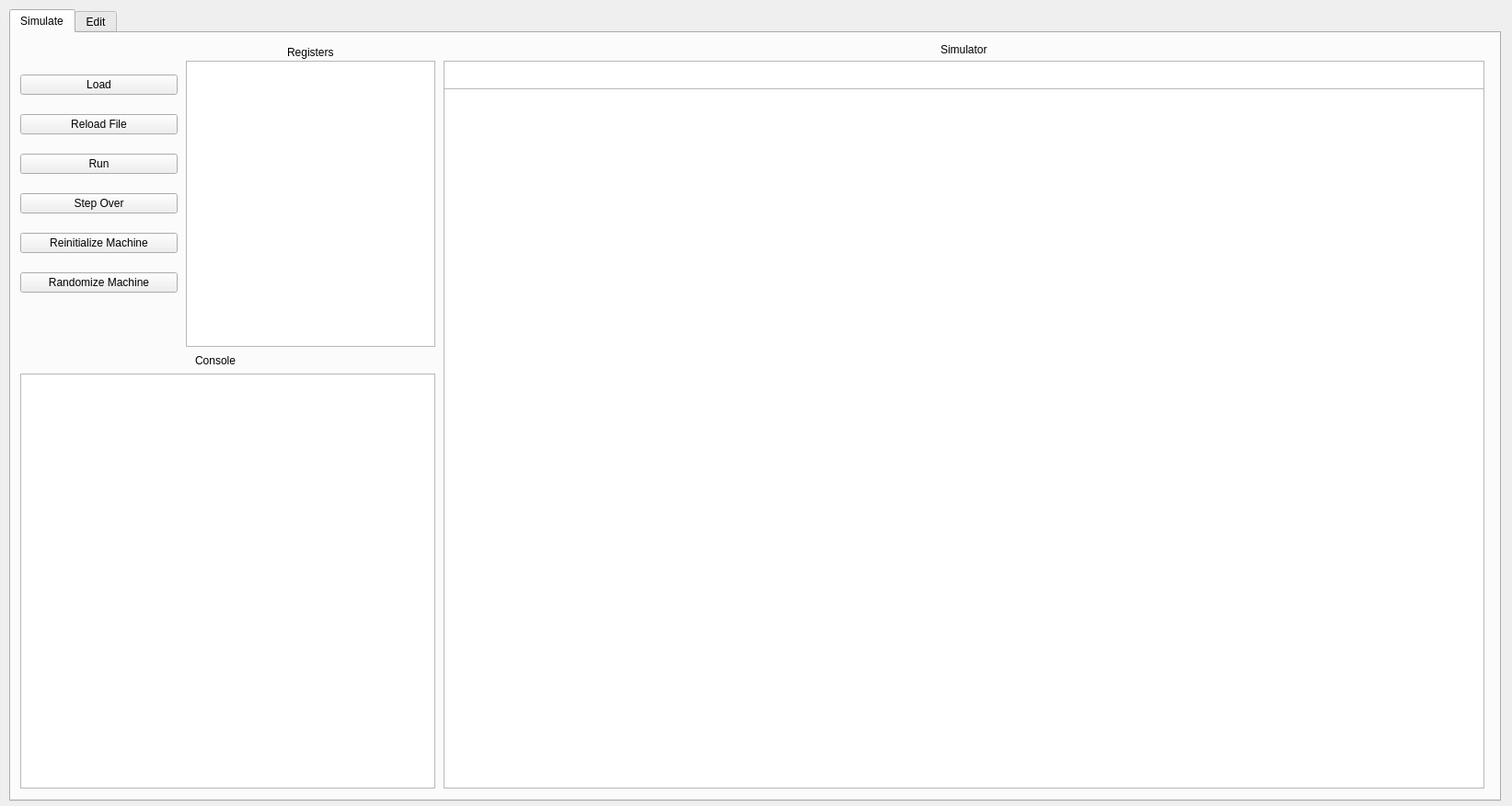
<?xml version="1.0" encoding="UTF-8"?>
<ui version="4.0">
 <class>Form</class>
 <widget class="QWidget" name="Form">
  <property name="geometry">
   <rect>
    <x>0</x>
    <y>0</y>
    <width>1643</width>
    <height>876</height>
   </rect>
  </property>
  <property name="windowTitle">
   <string>Form</string>
  </property>
  <property name="styleSheet">
   <string notr="true">QTextBrowser{
}

QTextEdit {
}</string>
  </property>
  <widget class="QTabWidget" name="Application_TabWidget">
   <property name="geometry">
    <rect>
     <x>10</x>
     <y>10</y>
     <width>1621</width>
     <height>861</height>
    </rect>
   </property>
   <property name="currentIndex">
    <number>0</number>
   </property>
   <widget class="QWidget" name="Simulate_Tab">
    <attribute name="title">
     <string>Simulate</string>
    </attribute>
    <widget class="QTextBrowser" name="Simulate_RegistersTextBrowser">
     <property name="geometry">
      <rect>
       <x>190</x>
       <y>30</y>
       <width>271</width>
       <height>311</height>
      </rect>
     </property>
    </widget>
    <widget class="QTextBrowser" name="Simulate_SimulatorTextBrowser">
     <property name="geometry">
      <rect>
       <x>470</x>
       <y>60</y>
       <width>1131</width>
       <height>761</height>
      </rect>
     </property>
    </widget>
    <widget class="QWidget" name="verticalLayoutWidget">
     <property name="geometry">
      <rect>
       <x>10</x>
       <y>30</y>
       <width>171</width>
       <height>271</height>
      </rect>
     </property>
     <layout class="QVBoxLayout" name="Simulate_ButtonVerticalLayout">
      <item>
       <widget class="QPushButton" name="Simulate_LoadButton">
        <property name="text">
         <string>Load</string>
        </property>
       </widget>
      </item>
      <item>
       <widget class="QPushButton" name="Simulate_ReloadButton">
        <property name="text">
         <string>Reload File</string>
        </property>
       </widget>
      </item>
      <item>
       <widget class="QPushButton" name="Simulate_RunButton">
        <property name="text">
         <string>Run</string>
        </property>
       </widget>
      </item>
      <item>
       <widget class="QPushButton" name="Simulate_StepButton">
        <property name="text">
         <string>Step Over</string>
        </property>
       </widget>
      </item>
      <item>
       <widget class="QPushButton" name="Simulate_ReinitializeButton">
        <property name="text">
         <string>Reinitialize Machine</string>
        </property>
       </widget>
      </item>
      <item>
       <widget class="QPushButton" name="Simulate_RandomizeButton">
        <property name="text">
         <string>Randomize Machine</string>
        </property>
       </widget>
      </item>
     </layout>
    </widget>
    <widget class="QLabel" name="Simulate_ConsoleLabel">
     <property name="geometry">
      <rect>
       <x>200</x>
       <y>340</y>
       <width>91</width>
       <height>31</height>
      </rect>
     </property>
     <property name="text">
      <string>Console</string>
     </property>
    </widget>
    <widget class="QLabel" name="Simulate_RegistersLabel">
     <property name="geometry">
      <rect>
       <x>300</x>
       <y>10</y>
       <width>81</width>
       <height>21</height>
      </rect>
     </property>
     <property name="text">
      <string>Registers</string>
     </property>
    </widget>
    <widget class="QTextBrowser" name="Simulate_FileNameTextBrowser">
     <property name="geometry">
      <rect>
       <x>470</x>
       <y>30</y>
       <width>1131</width>
       <height>31</height>
      </rect>
     </property>
    </widget>
    <widget class="QLabel" name="label">
     <property name="geometry">
      <rect>
       <x>1010</x>
       <y>10</y>
       <width>81</width>
       <height>16</height>
      </rect>
     </property>
     <property name="text">
      <string>Simulator</string>
     </property>
    </widget>
    <widget class="QTextEdit" name="Simulate_ConsoleTextEditor">
     <property name="geometry">
      <rect>
       <x>10</x>
       <y>370</y>
       <width>451</width>
       <height>451</height>
      </rect>
     </property>
    </widget>
   </widget>
   <widget class="QWidget" name="Edit_Tab">
    <attribute name="title">
     <string>Edit</string>
    </attribute>
    <widget class="QTextEdit" name="Edit_EditorTextEditor">
     <property name="geometry">
      <rect>
       <x>170</x>
       <y>40</y>
       <width>1431</width>
       <height>611</height>
      </rect>
     </property>
    </widget>
    <widget class="QTextBrowser" name="Edit_FileNameTextBrowser">
     <property name="geometry">
      <rect>
       <x>130</x>
       <y>10</y>
       <width>1471</width>
       <height>31</height>
      </rect>
     </property>
    </widget>
    <widget class="QTextBrowser" name="Edit_ConsoleTextBrowser">
     <property name="geometry">
      <rect>
       <x>130</x>
       <y>660</y>
       <width>1471</width>
       <height>171</height>
      </rect>
     </property>
    </widget>
    <widget class="QWidget" name="verticalLayoutWidget_2">
     <property name="geometry">
      <rect>
       <x>0</x>
       <y>10</y>
       <width>121</width>
       <height>221</height>
      </rect>
     </property>
     <layout class="QVBoxLayout" name="Edit_ButtonVerticalLayout">
      <item>
       <widget class="QPushButton" name="Edit_NewButton">
        <property name="text">
         <string>New</string>
        </property>
       </widget>
      </item>
      <item>
       <widget class="QPushButton" name="Edit_SaveButton">
        <property name="text">
         <string>Save</string>
        </property>
       </widget>
      </item>
      <item>
       <widget class="QPushButton" name="Edit_LoadButton">
        <property name="text">
         <string>Load</string>
        </property>
       </widget>
      </item>
      <item>
       <widget class="QPushButton" name="Edit_AssembleButton">
        <property name="text">
         <string>Assemble</string>
        </property>
       </widget>
      </item>
     </layout>
    </widget>
    <widget class="QTextBrowser" name="Edit_LineNumberTextBrowser">
     <property name="geometry">
      <rect>
       <x>130</x>
       <y>41</y>
       <width>41</width>
       <height>611</height>
      </rect>
     </property>
    </widget>
   </widget>
  </widget>
 </widget>
 <resources/>
 <connections/>
</ui>
